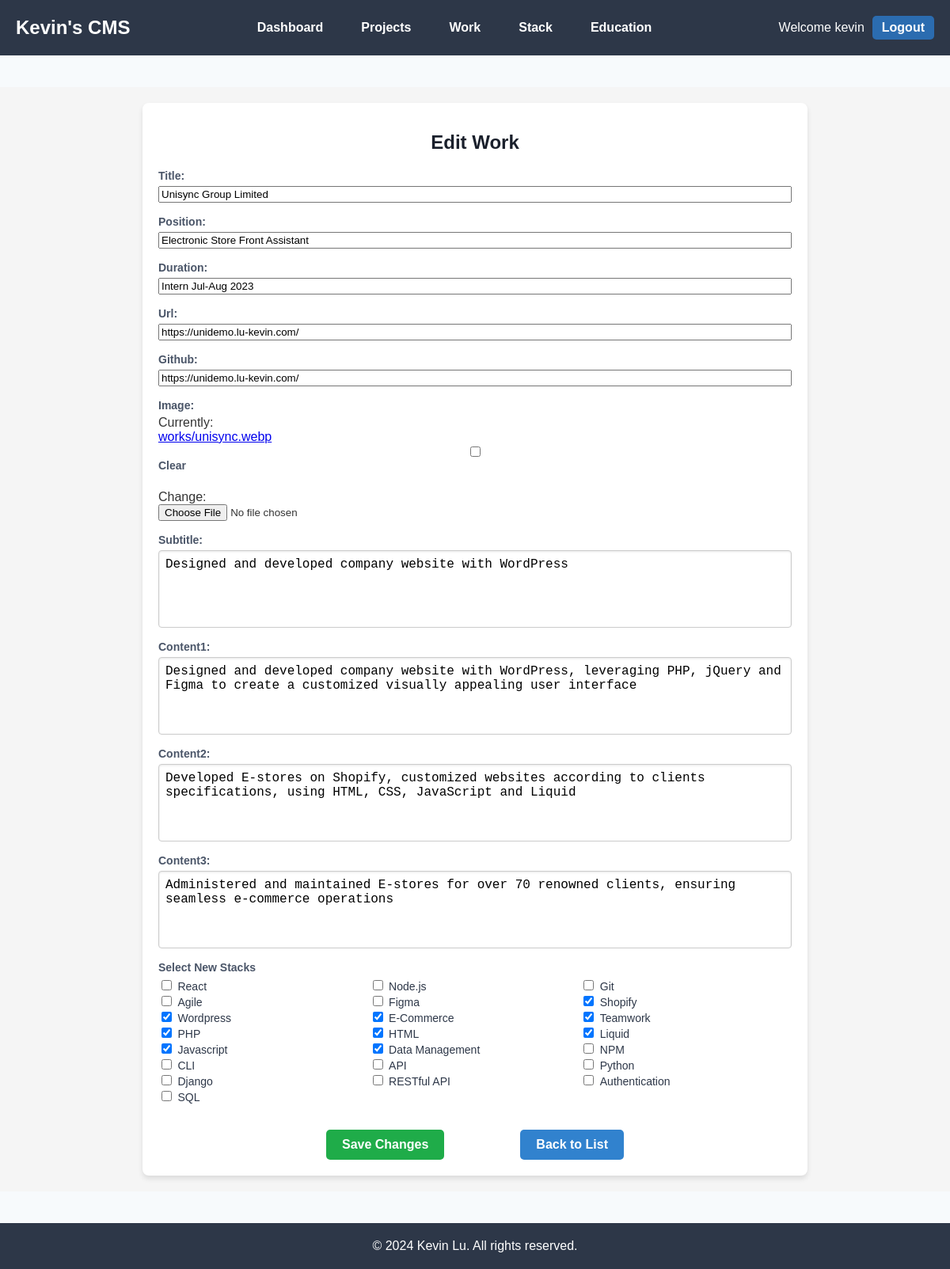
/works/edit/1/ (signed in), run on the app's committed database.
### main/models.py (models this page shows, shortened)
class Work(models.Model):
    title = models.CharField(max_length=100)
    position = models.CharField(max_length=100,null=True, blank=True)
    duration = models.CharField(max_length=100,null=True, blank=True)
    url = models.URLField(null=True, blank=True)
    github = models.URLField(null=True, blank=True)
    image = models.ImageField(upload_to='works/',null=True, blank=True)
    subtitle = models.TextField(null=True, blank=True)
    content1 = models.TextField(null=True, blank=True)
    content2 = models.TextField(null=True, blank=True)
    content3 = models.TextField(null=True, blank=True)
    stacks = models.ManyToManyField('Stack', related_name='works', blank=True)
    created = models.DateTimeField(auto_now_add=True)
    updated = models.DateTimeField(auto_now=True)

class Stack(models.Model):
    name = models.CharField(max_length=100)
    url = models.URLField(null=True, blank=True)
    image = models.ImageField(upload_to='stacks/',null=True, blank=True)
    created = models.DateTimeField(auto_now_add=True)
    updated = models.DateTimeField(auto_now=True)

### main/views.py (the view)
# urls.py: path('works/edit/<int:work_id>/', views.edit_work, name='edit-work'),
@login_required
def edit_work(request, work_id):
    work = get_object_or_404(Work, id=work_id)
    if request.method == 'POST':
        form = WorkForm(request.POST, request.FILES, instance=work)
        if form.is_valid():
            selected_stacks = request.POST.getlist("stacks")
            form.save()
            if selected_stacks:
                work.stacks.set(selected_stacks)
            return redirect('work-list')
    else:
        form = WorkForm(instance=work)
        stacks = Stack.objects.all()
    return render(request, 'main/works/edit_work.html', {'form': form, 'work': work, "stacks": stacks})

### main/forms.py
class WorkForm(forms.ModelForm):
    class Meta:
        model = Work
        fields = ['title', 'position', 'duration', 'url', 'github', 'image', 'subtitle', 'content1', 'content2', 'content3']

### main/templates/main/works/edit_work.html (shortened to what this page needs)
{% extends 'main/base.html' %}
{% block content %}
<div class="page-background">
    <div class="form-container">
        <h1 class="form-heading">Edit Work</h1>
        <form method="POST" enctype="multipart/form-data" class="form">
            <div class="form-get-group">
                {{ form.as_p }}
            </div>
            <h3 class="form-label">Select New Stacks</h3>
            <div class="checkbox-grid">
                {% for stack in stacks %}
                <div class="checkbox-container">
                    <input type="checkbox" name="stacks" value="{{ stack.id }}" id="stack_{{ stack.id }}"
                    {% if stack in work.stacks.all %}checked{% endif %}>
                    <label for="stack_{{ stack.id }}" class="checkbox-label">{{ stack.name }}</label>
                </div>
                {% endfor %}
            </div>
            <div class="form-button">
                <button type="submit" class="submit-button">Save Changes</button>
                <a href="{% url 'work-list' %}" class="submit-back">Back to List</a>
            </div>
        </form>
    </div>
</div>
{% endblock %}

### main/templates/main/base.html (shortened to what this page needs)
{% load static %}
<!DOCTYPE html>
<html lang="en">
<head>
    <link rel="stylesheet" href="{% static 'css/styles.css' %}">
</head>
<body class="base-body">
    <header class="base-header">
        <div class="base-container base-header-container">
            <a href="{% url 'dashboard-view' %}" class="base-logo">Kevin's CMS</a>
            <nav class="base-nav">
                <a href="{% url 'dashboard-view' %}" class="base-nav-link">Dashboard</a>
                <a href="{% url 'project-list' %}"  class="base-nav-link">Projects</a>
                <a href="{% url 'work-list' %}" class="base-nav-link">Work</a>
                <a href="{% url 'stack-list' %}" class="base-nav-link">Stack</a>
                <a href="{% url 'education-list' %}" class="base-nav-link">Education</a>
            </nav>
            <div class="base-login">
                {% if user.is_authenticated %}
                    <p>Welcome {{ user.username }}</p>
                    <a href="{% url 'logout' %}">Logout</a>
                {% else %}
                    <p>You are not logged in.</p>
                    <a href="{% url 'login' %}">Login</a>
                {% endif %}
            </div>
        </div>
    </header>
    <main class="base-container base-main">
        {% block content %}{% endblock %}
    </main>
    <footer class="base-footer">
        <div class="base-container base-footer-content">
            <p>&copy; 2024 Kevin Lu. All rights reserved.</p>
        </div>
    </footer>
</body>
</html>

### static/css/styles.css (style rules this page uses)
.base-body { font-family: Arial, sans-serif; color: #2d3748; background-color: #f7fafc; margin: 0; }
.base-header { background-color: #2d3748; color: #ffffff; padding: 20px 0; }
.base-container { max-width: 1200px; margin: 0 auto; padding: 0 20px; }
.base-header-container { display: flex; justify-content: space-between; align-items: center; }
.base-logo { font-size: 1.5rem; font-weight: bold; color: #ffffff; text-decoration: none; }
.base-nav { display: flex; gap: 3rem; }
.base-nav-link { color: #ffffff; text-decoration: none; font-size: 1rem; font-weight: 600; transition: color 0.3s; }
.base-login { font-family: Arial, sans-serif; display: flex; align-items: center; gap: 10px; }
.base-login p { font-size: 16px; color: #fff; margin: 0; }
.base-login a { color: #fff; font-weight: bold; text-decoration: none; padding: 6px 12px; background-color: #2b6cb0; border-radius: 5px; transition: background-color 0.3s ease; }
.base-main { padding: 40px 0; }
.base-footer { background-color: #2d3748; color: #ffffff; padding: 20px 0; }
.base-footer-content { text-align: center; }
.base-footer p { margin: 0; }
textarea { height: 5rem; max-height: 5rem; resize: none; padding: 8px; font-size: 16px; border: 1px solid #ccc; border-radius: 4px; box-shadow: inset 0 1px 3px rgba(0, 0, 0, 0.1); }
.page-background { background-color: #f5f5f5; color: #333; font-family: Arial, sans-serif; min-height: 100vh; padding: 20px 10px; }
.form-container { max-width: 800px; margin: 0 auto; padding: 20px; background-color: #fff; border-radius: 8px; box-shadow: 0 4px 6px rgba(0, 0, 0, 0.1); }
.form-heading { font-size: 24px; font-weight: bold; margin-bottom: 20px; text-align: center; color: #1a202c; }
.form-label { font-size: 14px; font-weight: bold; margin-bottom: 5px; color: #4a5568; }
.checkbox-grid { display: grid; grid-template-columns: repeat(3, 1fr) }
.checkbox-label { font-size: 14px; color: #2d3748; }
.form-button { display: flex; justify-content: center; gap: 6rem; margin-top: 2rem; }
.submit-button { padding: 10px 20px; font-size: 16px; font-weight: bold; background-color: #1fac49; color: #fff; border: none; border-radius: 5px; cursor: pointer; transition: background-color 0.3s ease; }
.submit-back { text-decoration: none; padding: 10px 20px; font-size: 16px; font-weight: bold; background-color: #3182ce; color: #fff; border: none; border-radius: 5px; cursor: pointer; transition: background-color 0.3s ease; }
.form-get-group p { display: flex; flex-direction: column; }
.form-get-group p label { font-size: 14px; font-weight: bold; margin-bottom: 5px; color: #4a5568; }

### data on the page
Work: title "Unisync Group Limited", position "Electronic Store Front Assistant", duration "Intern Jul-Aug 2023", url "https://unidemo.lu-kevin.com/", github "https://unidemo.lu-kevin.com/", subtitle "Designed and developed company website with WordPress", content1 "Designed and developed company website with WordPress, leveraging PHP, jQuery and Figma to create a customized visually appealing user interface", content2 "Developed E-stores on Shopify, customized websites according to clients specifications, using HTML, CSS, JavaScript and Liquid", content3 "Administered and maintained E-stores for over 70 renowned clients, ensuring seamless e-commerce operations"
Stack: name "React"
Stack: name "Node.js"
Stack: name "Git"
Stack: name "Agile"
Stack: name "Figma"
Stack: stacks "☑", name "Shopify"
Stack: stacks "☑", name "Wordpress"
Stack: stacks "☑", name "E-Commerce"
Stack: stacks "☑", name "Teamwork"
Stack: stacks "☑", name "PHP"
Stack: stacks "☑", name "HTML"
Stack: stacks "☑", name "Liquid"
Stack: stacks "☑", name "Javascript"
Stack: stacks "☑", name "Data Management"
Stack: name "NPM"
Stack: name "CLI"
Stack: name "API"
Stack: name "Python"
Stack: name "Django"
Stack: name "RESTful API"
Stack: name "Authentication"
Stack: name "SQL"

### other printed values
{{ user.username }} "kevin"
